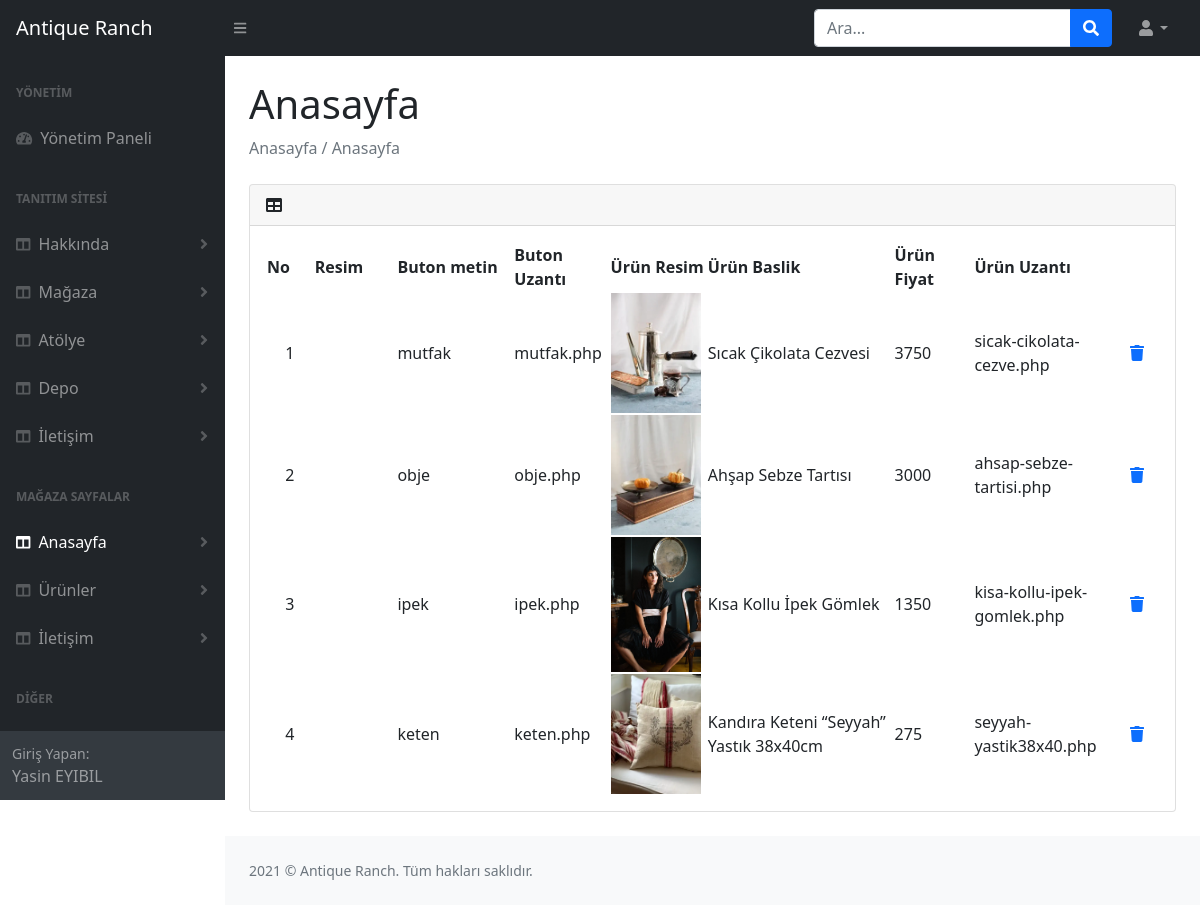
The page /magaza/admin/anasayfa.php (signed in) on the database its author committed.
### tables this page shows
CREATE TABLE IF NOT EXISTS `kullanici` (
  `id` int(11) NOT NULL AUTO_INCREMENT,
  `ad` varchar(255) NOT NULL,
  `soyad` varchar(255) NOT NULL,
  `mail` varchar(255) NOT NULL,
  `password` varchar(255) NOT NULL,
  `yetki` int(255) NOT NULL DEFAULT '0',
  PRIMARY KEY (`id`)
);

CREATE TABLE IF NOT EXISTS `anasayfa` (
  `id` int(11) NOT NULL AUTO_INCREMENT,
  `img_url` varchar(255) NOT NULL,
  `btn_txt` varchar(255) NOT NULL,
  `btn_url` varchar(255) NOT NULL,
  `urun_img` varchar(255) NOT NULL,
  `urun_baslik` varchar(255) NOT NULL,
  `urun_fiyat` varchar(255) NOT NULL,
  `urun_link` varchar(255) NOT NULL,
  PRIMARY KEY (`id`)
);

### magaza/lib/setting.php (called while the page is built, shortened)
<?php
try{
    $DBConnection= new PDO("mysql:host=localhost;dbname=magaza;charset=utf8",'root', '');
}
catch(PDOException $e){
    echo $e->getMessage();
}
if(isset($_SESSION['Kullanici'])){
    $kullanicibilgiler = $DBConnection->prepare("SELECT * FROM kullanici WHERE mail = ? LIMIT 1");
    $kullanicibilgiler->execute([$_SESSION['Kullanici']]);
    $kullanicibilgilerSayisi = $kullanicibilgiler->rowCount();
    $kullanicibilgi = $kullanicibilgiler->fetch(PDO::FETCH_ASSOC);
    if($kullanicibilgilerSayisi > 0){
        $kullaniciadi= $kullanicibilgi['ad'];
        $kullanicisoyad= $kullanicibilgi['soyad'];
    }
}
?>

### magaza/admin/anasayfa.php (the view, shortened to what this page needs)
<?php
$sayfa = "Anasayfa";
include "inc/ahead.php";
?>
<main>
    <div class="container-fluid px-4">
        <h1 class="mt-4"><?= $sayfa ?></h1>
        <ol class="breadcrumb mb-4">
            <li class="breadcrumb-item active">Anasayfa / <?= $sayfa ?></li>
        </ol>
        <div class="card mb-4">
            <div class="card-header">
                <i class="fas fa-table me-1"></i>
            </div>
            <div class="card-body">
                <table id="datatablesSimple">
                    <thead>
                        <tr>
                            <th>No</th>
                            <th>Resim</th>
                            <th>Buton metin</th>
                            <th>Buton Uzantı</th>
                            <th>Ürün Resim</th>
                            <th>Ürün Baslik</th>
                            <th>Ürün Fiyat</th>
                            <th>Ürün Uzantı</th>
                            <th colspan="3"></th>
                        </tr>
                    </thead>
                    <tbody>
                        <?php
                        $sorgu = $db->prepare("select * from anasayfa");
                        $sorgu->execute();
                        while ($sonuc = $sorgu->fetch()) {
                        ?>
                            <tr>
                                <td width="60" class="text-center"><?= $sonuc["id"] ?></td>
                                <td width="100">
                                </td>
                                <td width="150"><?= $sonuc["btn_txt"] ?></td>
                                <td width="100"><?= $sonuc["btn_url"] ?></td>
                                <td width="100"><img src="../image/urunler/<?= $sonuc["urun_img"] ?>" width="90" alt=""></td>
                                <td width="250"><?= $sonuc["urun_baslik"] ?></td>
                                <td width="100"><?= $sonuc["urun_fiyat"] ?></td>
                                <td width="150"><?= $sonuc["urun_link"] ?></td>
                                <td width="60" class="text-center">
                                    <a href="sil.php?id=<?= $sonuc["id"] ?>&tablo=keten">
                                        <span class="fa fa-trash"></span>
                                    </a>
                                </td>
                            </tr>
                        <?php } ?>
                    </tbody>
                </table>
            </div>
        </div>
    </div>
</main>
<?php
include "inc/footer.php";
?>

### magaza/admin/inc/ahead.php (shortened to what this page needs)
<!DOCTYPE html>
<html lang="tr">
    <head>
        <link href="https://cdn.jsdelivr.net/npm/simple-datatables@latest/dist/style.css" rel="stylesheet" />
        <link href="css/styles.css" rel="stylesheet" />
    </head>
    <body class="sb-nav-fixed">
        <nav class="sb-topnav navbar navbar-expand navbar-dark bg-dark">
            <a class="navbar-brand ps-3" href="index.php">Antique Ranch</a>
            <button class="btn btn-link btn-sm order-1 order-lg-0 me-4 me-lg-0" id="sidebarToggle" href="#!"><i class="fas fa-bars"></i></button>
            <form class="d-none d-md-inline-block form-inline ms-auto me-0 me-md-3 my-2 my-md-0">
                <div class="input-group">
                    <input class="form-control" type="text" placeholder="Ara..." aria-label="Ara..." aria-describedby="btnNavbarSearch" />
                    <button class="btn btn-primary" id="btnNavbarSearch" type="button"><i class="fas fa-search"></i></button>
                </div>
            </form>
            <ul class="navbar-nav ms-auto ms-md-0 me-3 me-lg-4">
                <li class="nav-item dropdown">
                    <a class="nav-link dropdown-toggle" id="navbarDropdown" href="#" role="button" data-bs-toggle="dropdown" aria-expanded="false"><i class="fas fa-user fa-fw"></i></a>
                </li>
            </ul>
        </nav>
        <div id="layoutSidenav">
            <div id="layoutSidenav_nav">
                <nav class="sb-sidenav accordion sb-sidenav-dark" id="sidenavAccordion">
                    <div class="sb-sidenav-menu">
                        <div class="nav">
                            <div class="sb-sidenav-menu-heading">Yönetim</div>
                            <a class="nav-link" href="index.php">
                                <div class="sb-nav-link-icon"><i class="fas fa-tachometer-alt"></i></div>
                                Yönetim Paneli
                            </a>
                            <div class="sb-sidenav-menu-heading">Tanıtım sitesi</div>
                            <a class="nav-link collapsed <?= $sayfa=="Hakkında Metin"?"active":"" ?> " href="#" data-bs-toggle="collapse" data-bs-target="#hakkinda" aria-expanded="false" aria-controls="urun">
                                <div class="sb-nav-link-icon"><i class="fas fa-columns"></i></div>
                                Hakkında
                                <div class="sb-sidenav-collapse-arrow"><i class="fas fa-angle-down"></i></div>
                            </a>
                            <a class="nav-link collapsed <?= $sayfa=="Mağaza Metin"?"active":"" ?> <?= $sayfa=="Mağaza Resim"?"active":"" ?>" href="#" data-bs-toggle="collapse" data-bs-target="#magaza" aria-expanded="false" aria-controls="urun">
                                <div class="sb-nav-link-icon"><i class="fas fa-columns"></i></div>
                                Mağaza
                                <div class="sb-sidenav-collapse-arrow"><i class="fas fa-angle-down"></i></div>
                            </a>
                            <a class="nav-link collapsed <?= $sayfa=="Atölye"?"active":""?><?= $sayfa=="Atölye Resim"?"active":"" ?>" href="#" data-bs-toggle="collapse" data-bs-target="#atolye" aria-expanded="false" aria-controls="urun">
                                <div class="sb-nav-link-icon"><i class="fas fa-columns"></i></div>
                                Atölye
                                <div class="sb-sidenav-collapse-arrow"><i class="fas fa-angle-down"></i></div>
                            </a>
                            <a class="nav-link collapsed <?= $sayfa=="Depo"?"active":"" ?> <?= $sayfa=="Depo Resim"?"active":"" ?>" href="#" data-bs-toggle="collapse" data-bs-target="#depo" aria-expanded="false" aria-controls="urun">
                                <div class="sb-nav-link-icon"><i class="fas fa-columns"></i></div>
                                Depo
                                <div class="sb-sidenav-collapse-arrow"><i class="fas fa-angle-down"></i></div>
                            </a>
                            <a class="nav-link collapsed <?= $sayfa=="Tiletişim"?"active":"" ?>" href="#" data-bs-toggle="collapse" data-bs-target="#tiletisim" aria-expanded="false" aria-controls="urun">
                                <div class="sb-nav-link-icon"><i class="fas fa-columns"></i></div>
                                İletişim
                                <div class="sb-sidenav-collapse-arrow"><i class="fas fa-angle-down"></i></div>
                            </a>
                            <div class="sb-sidenav-menu-heading">Mağaza Sayfalar</div>
                            <a class="nav-link collapsed <?= $sayfa=="Anasayfa"?"active":"" ?>" href="#" data-bs-toggle="collapse" data-bs-target="#collapseLayouts" aria-expanded="false" aria-controls="collapseLayouts">
                                <div class="sb-nav-link-icon"><i class="fas fa-columns"></i></div>
                                Anasayfa
                                <div class="sb-sidenav-collapse-arrow"><i class="fas fa-angle-down"></i></div>
                            </a>
                            <a class="nav-link collapsed <?= $sayfa=="Mutfak"?"active":""?> <?= $sayfa=="Obje"?"active":""?> <?=$sayfa=="Keten"?"active":""?> <?=$sayfa=="İpek"?"active":""?> " href="#" data-bs-toggle="collapse" data-bs-target="#urun" aria-expanded="false" aria-controls="urun">
                            <div class="sb-nav-link-icon"><i class="fas fa-columns"></i></div>
                                Ürünler
                                <div class="sb-sidenav-collapse-arrow"><i class="fas fa-angle-down"></i></div>
                            </a>
                            <a class="nav-link collapsed <?= $sayfa=="İletişim"?"active":"" ?>" href="#" data-bs-toggle="collapse" data-bs-target="#iletisim" aria-expanded="false" aria-controls="urun">
                                <div class="sb-nav-link-icon"><i class="fas fa-columns"></i></div>
                                İletişim
                                <div class="sb-sidenav-collapse-arrow"><i class="fas fa-angle-down"></i></div>
                            </a>
                            <div class="sb-sidenav-menu-heading">Diğer</div>
                            <a class="nav-link collapsed <?= $sayfa=="Kullanıcılar"?"active":"" ?>" href="#" data-bs-toggle="collapse" data-bs-target="#kullanici" aria-expanded="false" aria-controls="urun">
                            </a>
                        </div>
                    </div>
                    <div class="sb-sidenav-footer">
                        <div class="small">Giriş Yapan:</div>
                    <?php
                    include '../lib/setting.php';
                        if(isset($_SESSION['Kullanici'])){
                            echo $kullaniciadi ." ". $kullanicisoyad;
                        }
                    ?>
                    </div>
                </nav>
            </div>
            <div id="layoutSidenav_content">

### rows shown on the page
kullanici: ad "Yasin", soyad "EYIBIL"
anasayfa: id "1", btn_txt "mutfak", btn_url "mutfak.php", urun_img (picture), urun_baslik "Sıcak Çikolata Cezvesi", urun_fiyat "3750", urun_link "sicak-cikolata-cezve.php"
anasayfa: id "2", btn_txt "obje", btn_url "obje.php", urun_img (picture), urun_baslik "Ahşap Sebze Tartısı", urun_fiyat "3000", urun_link "ahsap-sebze-tartisi.php"
anasayfa: id "3", btn_txt "ipek", btn_url "ipek.php", urun_img (picture), urun_baslik "Kısa Kollu İpek Gömlek", urun_fiyat "1350", urun_link "kisa-kollu-ipek-gomlek.php"
anasayfa: id "4", btn_txt "keten", btn_url "keten.php", urun_img (picture), urun_baslik "Kandıra Keteni “Seyyah” Yastık 38x40cm", urun_fiyat "275", urun_link "seyyah-yastik38x40.php"

### other values the page prints
$sayfa "Anasayfa"
